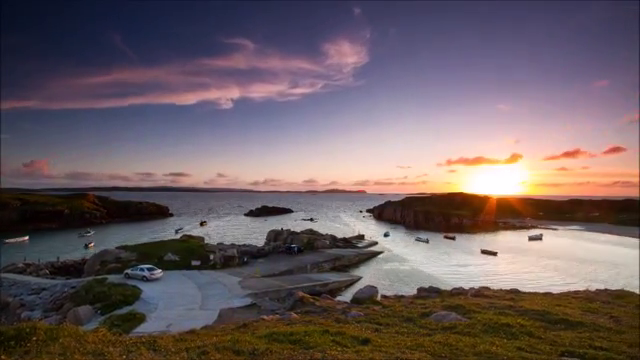
#> input picture frame 63 of KLT-Tracker/video/por-do-sol.mp4, 640 x 360 px
$ python klt_tracker.py
#> lines starting #> are read from the running program, lines starting #| are printed output that depends on the picture
import numpy as np
import cv2

cap = cv2.VideoCapture('video/por-do-sol.mp4')
output_file = "video/video_klt_tracker_por_do_sol.avi"
fourcc = cv2.VideoWriter_fourcc(*'DIVX')

feature_params = dict( maxCorners = 100,
                       qualityLevel = 0.1,
                       minDistance = 3,
                       blockSize = 3 )

lk_params = dict( winSize  = (15,15),
                  maxLevel = 2,
                  criteria = (cv2.TERM_CRITERIA_EPS | cv2.TERM_CRITERIA_COUNT, 10, 0.03))

ret, old_frame = cap.read()
#> old_frame is the input picture: shape (360, 640, 3); mean B, G, R 98, 94.3, 108.5
old_gray = cv2.cvtColor(old_frame, cv2.COLOR_BGR2GRAY)
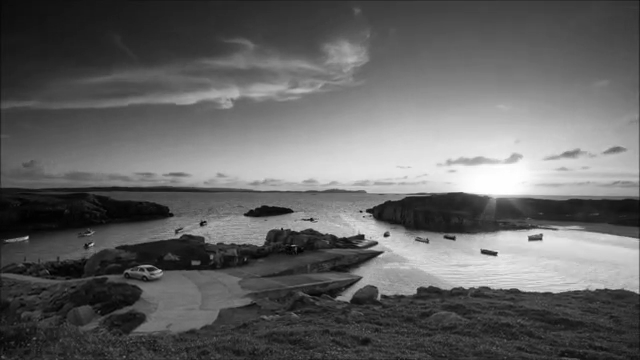
#> old_gray: shape (360, 640); min 1, max 255, mean 98.9
p0 = cv2.goodFeaturesToTrack(old_gray, mask=None, **feature_params)
#> p0 = 100 rows, first 8: [363, 235], [27, 237], [496, 252], [541, 239], [377, 243], [384, 236], [529, 240], [541, 234]
mask = np.zeros_like(old_frame)
y = 0
is_begin = True

while True:
    ret,frame = cap.read()
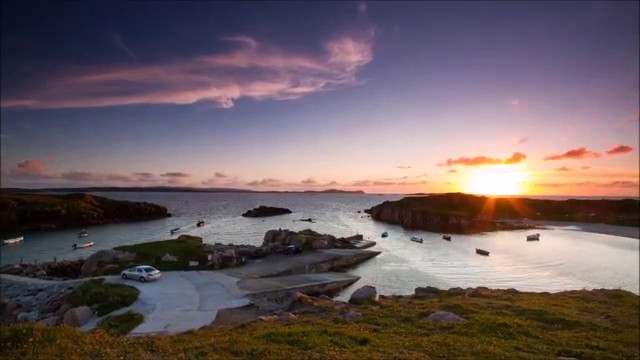
#> input picture frame 64 of KLT-Tracker/video/por-do-sol.mp4, 640 x 360 px
#> frame is the input picture: shape (360, 640, 3); mean B, G, R 98.3, 94.4, 108.4
    if frame is None:
        break
    processed = frame

    if is_begin:
        h, w, _ = processed.shape
#> h = 360; w = 640
        out = cv2.VideoWriter(output_file, fourcc, 30, (w, h), True)
        is_begin = False

    frame_gray = cv2.cvtColor(frame, cv2.COLOR_BGR2GRAY)
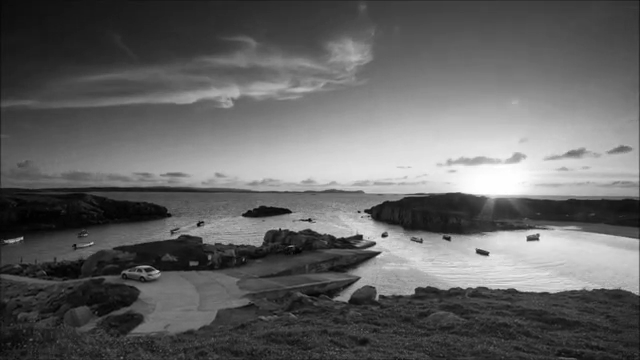
#> frame_gray: shape (360, 640); min 1, max 255, mean 99
    k = cv2.waitKey(32)
#> (key Esc is pressed here)
    if k == 32:
        cv2.imwrite('img/p{0:05d}.jpg'.format(y), img)
        y += 1
        ret, old_frame = cap.read()
        old_gray = cv2.cvtColor(old_frame, cv2.COLOR_BGR2GRAY)
        p0 = cv2.goodFeaturesToTrack(old_gray, mask=None, **feature_params)
        mask = np.zeros_like(old_frame)

    p1, st, err = cv2.calcOpticalFlowPyrLK(old_gray, frame_gray, p0, None, **lk_params)
#> p1 = 100 rows, first 8: [361.2, 235.3], [21.43, 237.9], [487.8, 251.7], [537.7, 239.1], [374.8, 243.5], [382, 236.4], [527.4, 240], [537.7, 234.2]; st = 100 values, max 1 at index 0, min 0 at index 67, mean 0.99; err = 100 values, max 5.98e+28 at index 67, min 1.49 at index 31, mean 5.98e+26
    good_new = p1[st==1]
#> good_new = 99 pairs, first value 3.29 to 636.7, second value 195.3 to 356.9
    good_old = p0[st==1]
#> good_old = 99 pairs, first value 5 to 637, second value 195 to 356

    for i,(new,old) in enumerate(zip(good_new,good_old)):
        a,b = new.ravel()
        c,d = old.ravel()
        mask = cv2.line(mask, (a,b),(c,d), (0,255,0), 1)
        frame = cv2.circle(frame,(a,b),2,(0,0,255), -1)
#> this loop made 99 passes
#> (a, b, c, d) on passes 1 to 12: (361.2, 235.3, 363, 235), (21.43, 237.9, 27, 237), (487.8, 251.7, 496, 252), (537.7, 239.1, 541, 239), (374.8, 243.5, 377, 243), (382, 236.4, 384, 236), (527.4, 240, 529, 240), (537.7, 234.2, 541, 234), (280, 228.4, 282, 228), (476.2, 250, 481, 250), (386, 235.4, 388, 235), (487.8, 254.7, 496, 255)
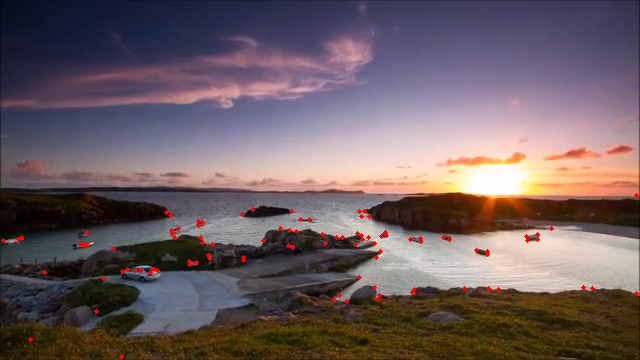
#> frame: shape (360, 640, 3); mean B, G, R 97.8, 93.9, 109.3
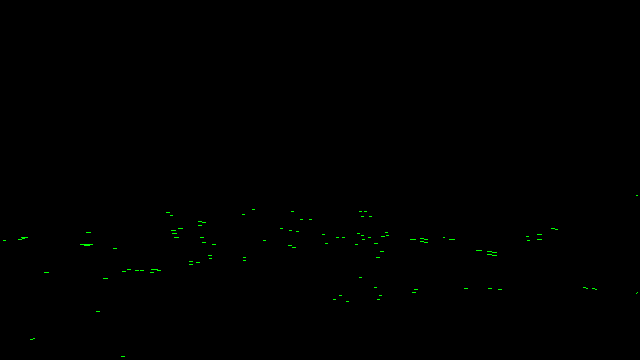
#> mask: shape (360, 640, 3); mean of channels 0, 1, 2 0, 0.4, 0; drawn as B, G, R
    img = cv2.add(frame,mask)
    out.write(img)
    cv2.imshow('frame',img)
    k = cv2.waitKey(30) & 0xff
#> (key Esc is pressed here)
    if k == 27:
        cv2.imshow('', img)
        break

    old_gray = frame_gray.copy()
    p0 = good_new.reshape(-1,1,2)
cv2.destroyAllWindows()
cap.release()
